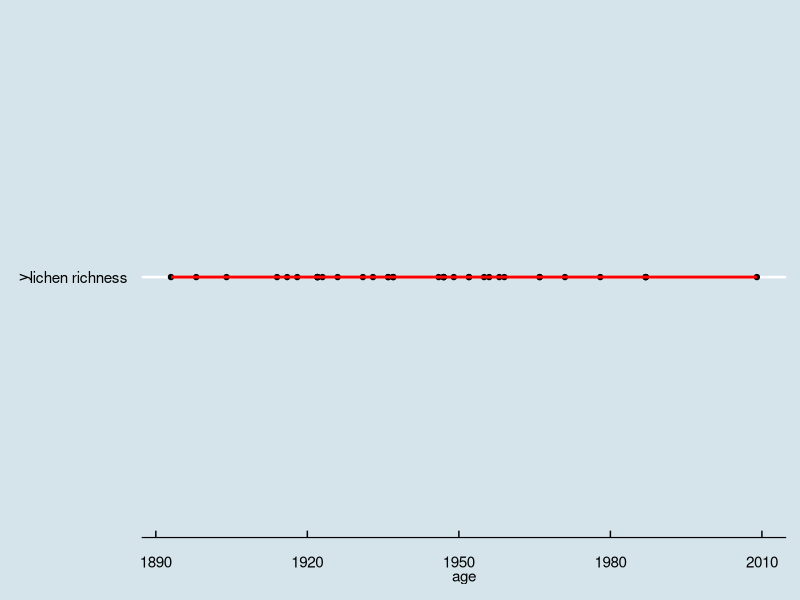
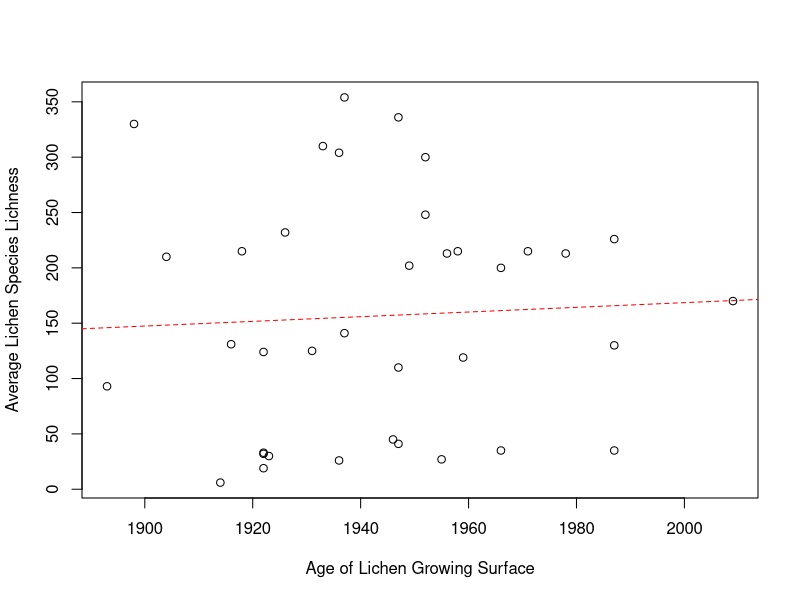

R code for these plots, in order:
library(ggplot2)
library(ggthemes)
library(tidyverse)
library(readxl)
library(readr)

lichen <- read_excel("Lichen Data Delta Gamma.xlsx", sheet = 1)
colnames(lichen)

glimpse(lichen)

ggplot(lichen, aes(x=age, y='lichen richness'))+
  geom_point() +
  geom_smooth(method=lm, color="red", fill="#69b3a2", se=TRUE)+
  theme_economist()

names(lichen)[names(lichen) == "lichen richness"] <- "lichen_richness"

plot(lichen_richness ~ age, data = lichen,
     xlab = 'Age of Lichen Growing Surface',
     ylab = 'Average Lichen Species Lichness')
mod <- lm (lichen_richness ~ age, data = lichen)
abline(mod, lty=2, col="red")
coef(mod)
anova(mod)
summary(mod)
